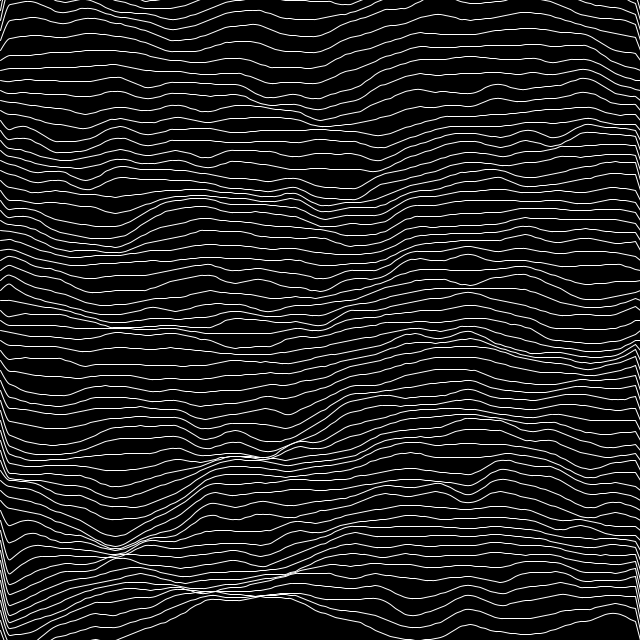
Frame 1 (no input)
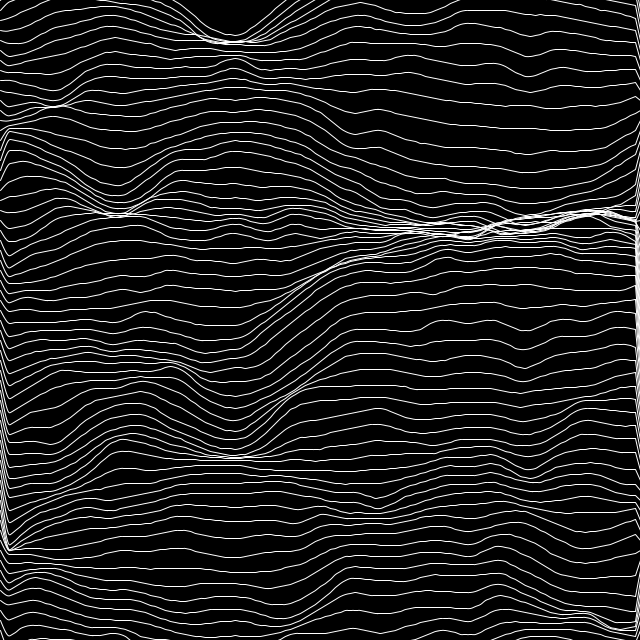
Frame 60 (the mouse pressed at the canvas centre just before this capture)
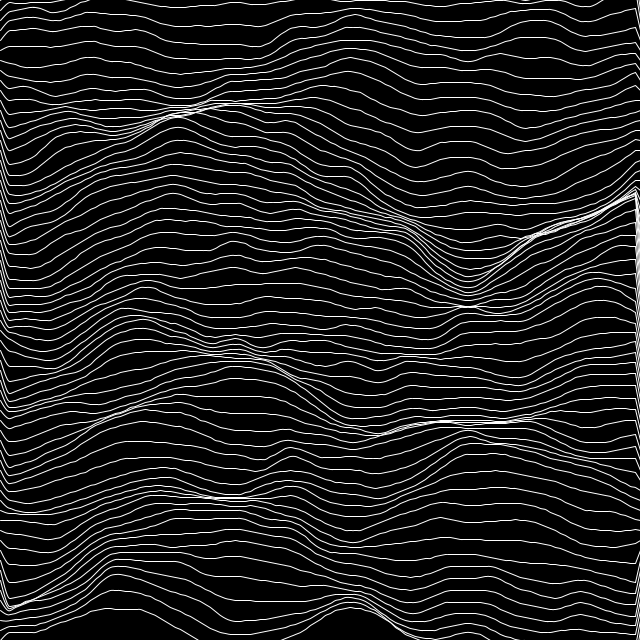
Frame 120 (the mouse held since frame 60 and released just before this capture)

The Processing sketch that drew these frames (run headless with seeded random() and noise(); from frame 60 on, the mouse is pressed at the canvas centre):

// Processing sketch: sketch_170216o
// ── sketch_170216o.pde
void setup() {
  size(640, 640);
  background(0);
  stroke(255);
  noFill();
}
float xstep = 5;
float ystep = 10;
float y = 0;

float nx = random(100);
float ny = random(100);
float nz = random(1000);
void draw() {
  background(0);
  for (float j = 0; height+ystep > j; j+=ystep) {
    beginShape();
    vertex(0, j);
    for (float i = 0; i < width+xstep; i+=xstep) {
      nx = i/234;
      ny = j/165; 
      y = map(noise(nx, ny, nz), 0, 1, -100, 100)+j;
      curveVertex(i, y);
    }
    vertex(width, j);
    endShape();
  }
  nz+=.01;
}
